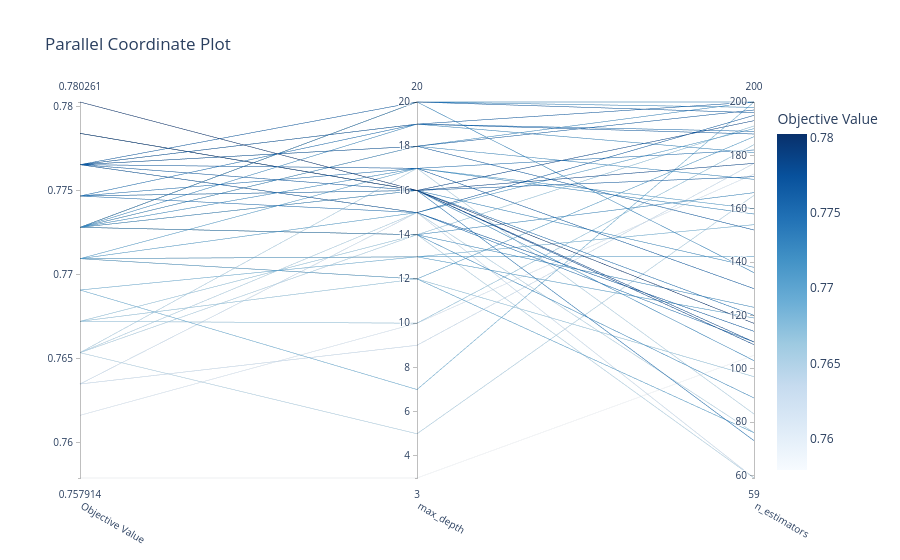

The notebook cell saved with this chart:
### Markdown cell above
##### Parallel coordinate plot

### Code cell
plot_parallel_coordinate(study).show()
